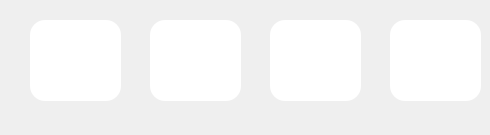
     <widget class="QWidget" name="ChandelierFrame2">
      <widget class="QPushButton" name="ChandelierSwitch2">
       <property name="geometry">
        <rect>
         <x>390</x>
         <y>20</y>
         <width>91</width>
         <height>81</height>
        </rect>
       </property>
       <property name="styleSheet">
        <string notr="true">QPushButton
{
	border-radius:15px;
	background:#FFFFFF;
}</string>
       </property>
       <property name="text">
        <string/>
       </property>
       <property name="icon">
        <iconset resource="../other/main.qrc">
         <normaloff>:/new/Air/Air/AirSwitch.png</normaloff>
         <normalon>:/new/Air/Air/AirSwitch-ON.png</normalon>:/new/Air/Air/AirSwitch.png</iconset>
       </property>
       <property name="iconSize">
        <size>
         <width>50</width>
         <height>50</height>
        </size>
       </property>
       <property name="checkable">
        <bool>true</bool>
       </property>
       <property name="checked">
        <bool>false</bool>
       </property>
       <property name="autoRepeat">
        <bool>false</bool>
       </property>
       <property name="autoExclusive">
        <bool>false</bool>
       </property>
      </widget>
      <widget class="QWidget" name="ChandeBottom_2" native="true">
       <property name="geometry">
        <rect>
         <x>0</x>
         <y>5</y>
         <width>391</width>
         <height>121</height>
        </rect>
       </property>
       <widget class="QPushButton" name="ChandeUp2">
        <property name="geometry">
         <rect>
          <x>270</x>
          <y>15</y>
          <width>91</width>
          <height>81</height>
         </rect>
        </property>
        <property name="styleSheet">
         <string notr="true">QPushButton
{
	border-radius:15px;
	background:#FFFFFF;
}</string>
        </property>
        <property name="text">
         <string/>
        </property>
        <property name="icon">
         <iconset resource="../other/main.qrc">
          <normaloff>:/new/Led/Curtain/Up_OFF.png</normaloff>
          <normalon>:/new/Led/Curtain/Up_ON.png</normalon>:/new/Led/Curtain/Up_OFF.png</iconset>
        </property>
        <property name="iconSize">
         <size>
          <width>80</width>
          <height>80</height>
         </size>
        </property>
        <property name="checkable">
         <bool>true</bool>
        </property>
        <property name="checked">
         <bool>false</bool>
        </property>
        <property name="autoRepeat">
         <bool>true</bool>
        </property>
        <property name="autoExclusive">
         <bool>true</bool>
        </property>
       </widget>
       <widget class="QPushButton" name="ChandeDown2">
        <property name="geometry">
         <rect>
          <x>30</x>
          <y>15</y>
          <width>91</width>
          <height>81</height>
         </rect>
        </property>
        <property name="styleSheet">
         <string notr="true">QPushButton
{
	border-radius:15px;
	background:#FFFFFF;
}</string>
        </property>
        <property name="text">
         <string/>
        </property>
        <property name="icon">
         <iconset resource="../other/main.qrc">
          <normaloff>:/new/Led/Curtain/Down_OFF.png</normaloff>
          <normalon>:/new/Led/Curtain/Down_ON.png</normalon>:/new/Led/Curtain/Down_OFF.png</iconset>
        </property>
        <property name="iconSize">
         <size>
          <width>80</width>
          <height>80</height>
         </size>
        </property>
        <property name="checkable">
         <bool>true</bool>
        </property>
        <property name="checked">
         <bool>false</bool>
        </property>
        <property name="autoRepeat">
         <bool>true</bool>
        </property>
        <property name="autoExclusive">
         <bool>true</bool>
        </property>
       </widget>
       <widget class="QPushButton" name="ChandeStop2">
        <property name="geometry">
         <rect>
          <x>150</x>
          <y>15</y>
          <width>91</width>
          <height>81</height>
         </rect>
        </property>
        <property name="styleSheet">
         <string notr="true">QPushButton
{
	border-radius:15px;
	background:#FFFFFF;
}</string>
        </property>
        <property name="text">
         <string/>
        </property>
        <property name="icon">
         <iconset resource="../other/main.qrc">
          <normaloff>:/new/Led/Curtain/Stop_OFF.png</normaloff>
          <normalon>:/new/Led/Curtain/Stop_ON.png</normalon>:/new/Led/Curtain/Stop_OFF.png</iconset>
        </property>
        <property name="iconSize">
         <size>
          <width>60</width>
          <height>60</height>
         </size>
        </property>
        <property name="checkable">
         <bool>true</bool>
        </property>
        <property name="checked">
         <bool>false</bool>
        </property>
        <property name="autoRepeat">
         <bool>true</bool>
        </property>
        <property name="autoExclusive">
         <bool>true</bool>
        </property>
       </widget>
      </widget>
     </widget>
